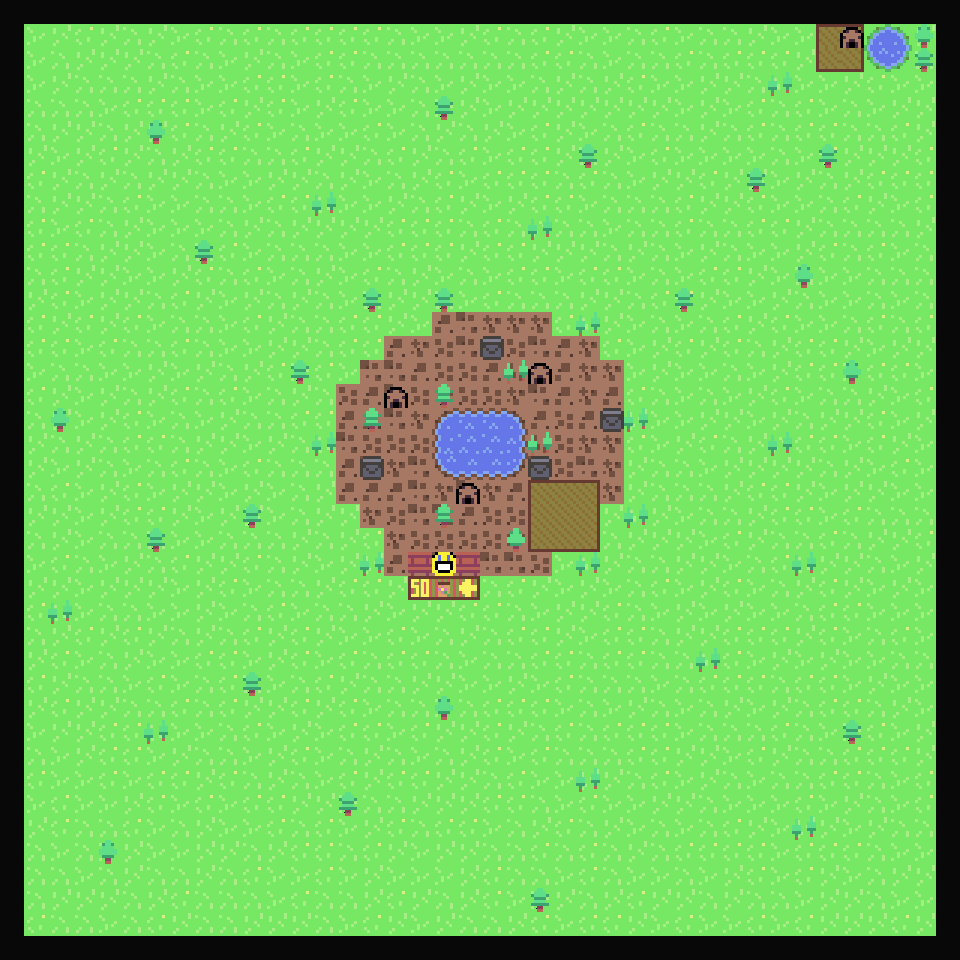

A level layout from a 2D game, rendered from its tile map. Below: a short description, then the map file with tile-grid data replaced by summaries:
An orthogonal 40x40 tile map with 24x24 px tiles, 4 tile layers (Ground, Spawners, Shop, Trees).

<map version="1.5" tiledversion="1.5.0" orientation="orthogonal" renderorder="right-down" width="40" height="40" tilewidth="24" tileheight="24" infinite="0" nextlayerid="6" nextobjectid="100">
 <editorsettings>
  <export target="../map/flowerplant.csv" format="csv" />
 </editorsettings>
 <tileset firstgid="1" source="BasicOutside.tsx" />
 <layer id="1" name="Ground" width="40" height="40">
  <data>[1600 cells, 1600 non-empty, 34 distinct tile ids]</data>
 </layer>
 <layer id="5" name="Spawners" width="40" height="40">
  <data>[1600 cells, 4 non-empty, 1 distinct tile ids]</data>
 </layer>
 <layer id="4" name="Shop" width="40" height="40">
  <data>[1600 cells, 4 non-empty, 4 distinct tile ids]</data>
 </layer>
 <layer id="2" name="Trees" width="40" height="40">
  <data>[1600 cells, 51 non-empty, 5 distinct tile ids]</data>
 </layer>
</map>